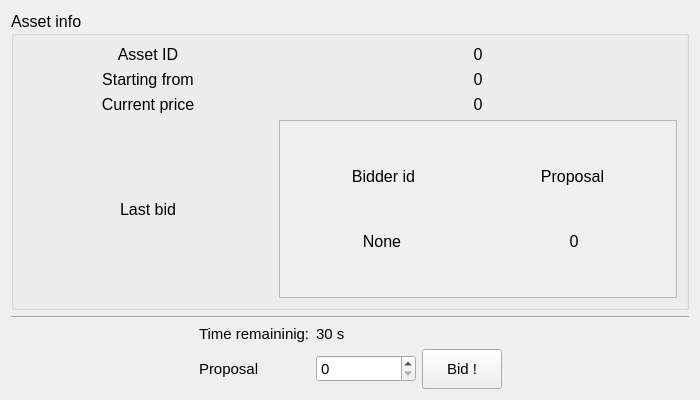
<?xml version="1.0" encoding="UTF-8"?>
<ui version="4.0">
 <class>BiddingRoom</class>
 <widget class="QWidget" name="BiddingRoom">
  <property name="geometry">
   <rect>
    <x>0</x>
    <y>0</y>
    <width>700</width>
    <height>400</height>
   </rect>
  </property>
  <property name="maximumSize">
   <size>
    <width>700</width>
    <height>400</height>
   </size>
  </property>
  <property name="windowTitle">
   <string>Bid application - Bidding Room</string>
  </property>
  <layout class="QGridLayout" name="gridLayout_3">
   <item row="0" column="0" colspan="3">
    <widget class="QGroupBox" name="groupBox">
     <property name="font">
      <font>
       <pointsize>12</pointsize>
      </font>
     </property>
     <property name="title">
      <string>Asset info</string>
     </property>
     <layout class="QGridLayout" name="gridLayout">
      <item row="4" column="0">
       <widget class="QLabel" name="label_6">
        <property name="text">
         <string>Last bid</string>
        </property>
        <property name="alignment">
         <set>Qt::AlignCenter</set>
        </property>
       </widget>
      </item>
      <item row="2" column="0">
       <widget class="QLabel" name="label_4">
        <property name="minimumSize">
         <size>
          <width>250</width>
          <height>0</height>
         </size>
        </property>
        <property name="text">
         <string>Starting from</string>
        </property>
        <property name="alignment">
         <set>Qt::AlignCenter</set>
        </property>
       </widget>
      </item>
      <item row="0" column="1">
       <widget class="QLabel" name="assetId">
        <property name="text">
         <string>0</string>
        </property>
        <property name="alignment">
         <set>Qt::AlignCenter</set>
        </property>
       </widget>
      </item>
      <item row="0" column="0">
       <widget class="QLabel" name="label_3">
        <property name="minimumSize">
         <size>
          <width>250</width>
          <height>0</height>
         </size>
        </property>
        <property name="text">
         <string>Asset ID</string>
        </property>
        <property name="alignment">
         <set>Qt::AlignCenter</set>
        </property>
       </widget>
      </item>
      <item row="3" column="0">
       <widget class="QLabel" name="label_5">
        <property name="minimumSize">
         <size>
          <width>250</width>
          <height>0</height>
         </size>
        </property>
        <property name="text">
         <string>Current price</string>
        </property>
        <property name="alignment">
         <set>Qt::AlignCenter</set>
        </property>
       </widget>
      </item>
      <item row="3" column="1">
       <widget class="QLabel" name="AssetCurrentPrice">
        <property name="text">
         <string>0</string>
        </property>
        <property name="alignment">
         <set>Qt::AlignCenter</set>
        </property>
       </widget>
      </item>
      <item row="2" column="1">
       <widget class="QLabel" name="assetStartingFrom">
        <property name="text">
         <string>0</string>
        </property>
        <property name="alignment">
         <set>Qt::AlignCenter</set>
        </property>
       </widget>
      </item>
      <item row="4" column="1">
       <widget class="QScrollArea" name="scrollArea">
        <property name="widgetResizable">
         <bool>true</bool>
        </property>
        <widget class="QWidget" name="scrollAreaWidgetContents">
         <property name="geometry">
          <rect>
           <x>0</x>
           <y>0</y>
           <width>404</width>
           <height>185</height>
          </rect>
         </property>
         <layout class="QVBoxLayout" name="verticalLayout">
          <item>
           <layout class="QHBoxLayout" name="horizontalLayout">
            <property name="spacing">
             <number>0</number>
            </property>
            <property name="sizeConstraint">
             <enum>QLayout::SetDefaultConstraint</enum>
            </property>
            <item>
             <widget class="QLabel" name="label_7">
              <property name="maximumSize">
               <size>
                <width>16777215</width>
                <height>25</height>
               </size>
              </property>
              <property name="text">
               <string>Bidder id</string>
              </property>
              <property name="alignment">
               <set>Qt::AlignCenter</set>
              </property>
             </widget>
            </item>
            <item>
             <widget class="QLabel" name="label_8">
              <property name="maximumSize">
               <size>
                <width>16777215</width>
                <height>25</height>
               </size>
              </property>
              <property name="text">
               <string>Proposal</string>
              </property>
              <property name="alignment">
               <set>Qt::AlignCenter</set>
              </property>
             </widget>
            </item>
           </layout>
          </item>
          <item>
           <layout class="QHBoxLayout" name="horizontalLayout_2">
            <item>
             <widget class="QLabel" name="lastBidder">
              <property name="maximumSize">
               <size>
                <width>16777215</width>
                <height>25</height>
               </size>
              </property>
              <property name="text">
               <string>None</string>
              </property>
              <property name="alignment">
               <set>Qt::AlignCenter</set>
              </property>
             </widget>
            </item>
            <item>
             <widget class="QLabel" name="lastProposal">
              <property name="maximumSize">
               <size>
                <width>16777215</width>
                <height>25</height>
               </size>
              </property>
              <property name="text">
               <string>0</string>
              </property>
              <property name="alignment">
               <set>Qt::AlignCenter</set>
              </property>
             </widget>
            </item>
           </layout>
          </item>
         </layout>
        </widget>
       </widget>
      </item>
     </layout>
    </widget>
   </item>
   <item row="1" column="0" colspan="3">
    <widget class="Line" name="line">
     <property name="orientation">
      <enum>Qt::Horizontal</enum>
     </property>
    </widget>
   </item>
   <item row="2" column="0">
    <spacer name="horizontalSpacer_2">
     <property name="orientation">
      <enum>Qt::Horizontal</enum>
     </property>
     <property name="sizeType">
      <enum>QSizePolicy::Maximum</enum>
     </property>
     <property name="sizeHint" stdset="0">
      <size>
       <width>100</width>
       <height>20</height>
      </size>
     </property>
    </spacer>
   </item>
   <item row="2" column="1">
    <layout class="QGridLayout" name="gridLayout_2">
     <item row="1" column="0">
      <widget class="QLabel" name="label_2">
       <property name="maximumSize">
        <size>
         <width>100</width>
         <height>16777215</height>
        </size>
       </property>
       <property name="font">
        <font>
         <pointsize>11</pointsize>
        </font>
       </property>
       <property name="text">
        <string>Proposal</string>
       </property>
      </widget>
     </item>
     <item row="1" column="1">
      <widget class="QSpinBox" name="proposalValue">
       <property name="minimumSize">
        <size>
         <width>100</width>
         <height>0</height>
        </size>
       </property>
       <property name="maximumSize">
        <size>
         <width>100</width>
         <height>16777215</height>
        </size>
       </property>
       <property name="font">
        <font>
         <pointsize>11</pointsize>
        </font>
       </property>
       <property name="maximum">
        <number>9999999</number>
       </property>
      </widget>
     </item>
     <item row="0" column="0">
      <widget class="QLabel" name="label">
       <property name="maximumSize">
        <size>
         <width>150</width>
         <height>16777215</height>
        </size>
       </property>
       <property name="font">
        <font>
         <pointsize>11</pointsize>
        </font>
       </property>
       <property name="text">
        <string>Time remaininig:</string>
       </property>
      </widget>
     </item>
     <item row="0" column="1">
      <widget class="QLabel" name="timeInput">
       <property name="font">
        <font>
         <pointsize>11</pointsize>
        </font>
       </property>
       <property name="text">
        <string>30 s</string>
       </property>
      </widget>
     </item>
     <item row="1" column="2">
      <widget class="QPushButton" name="bidBtn">
       <property name="minimumSize">
        <size>
         <width>0</width>
         <height>40</height>
        </size>
       </property>
       <property name="maximumSize">
        <size>
         <width>100</width>
         <height>16777215</height>
        </size>
       </property>
       <property name="font">
        <font>
         <pointsize>11</pointsize>
        </font>
       </property>
       <property name="text">
        <string>Bid !</string>
       </property>
      </widget>
     </item>
    </layout>
   </item>
   <item row="2" column="2">
    <spacer name="horizontalSpacer">
     <property name="orientation">
      <enum>Qt::Horizontal</enum>
     </property>
     <property name="sizeType">
      <enum>QSizePolicy::Maximum</enum>
     </property>
     <property name="sizeHint" stdset="0">
      <size>
       <width>100</width>
       <height>20</height>
      </size>
     </property>
    </spacer>
   </item>
  </layout>
 </widget>
 <resources/>
 <connections/>
</ui>
